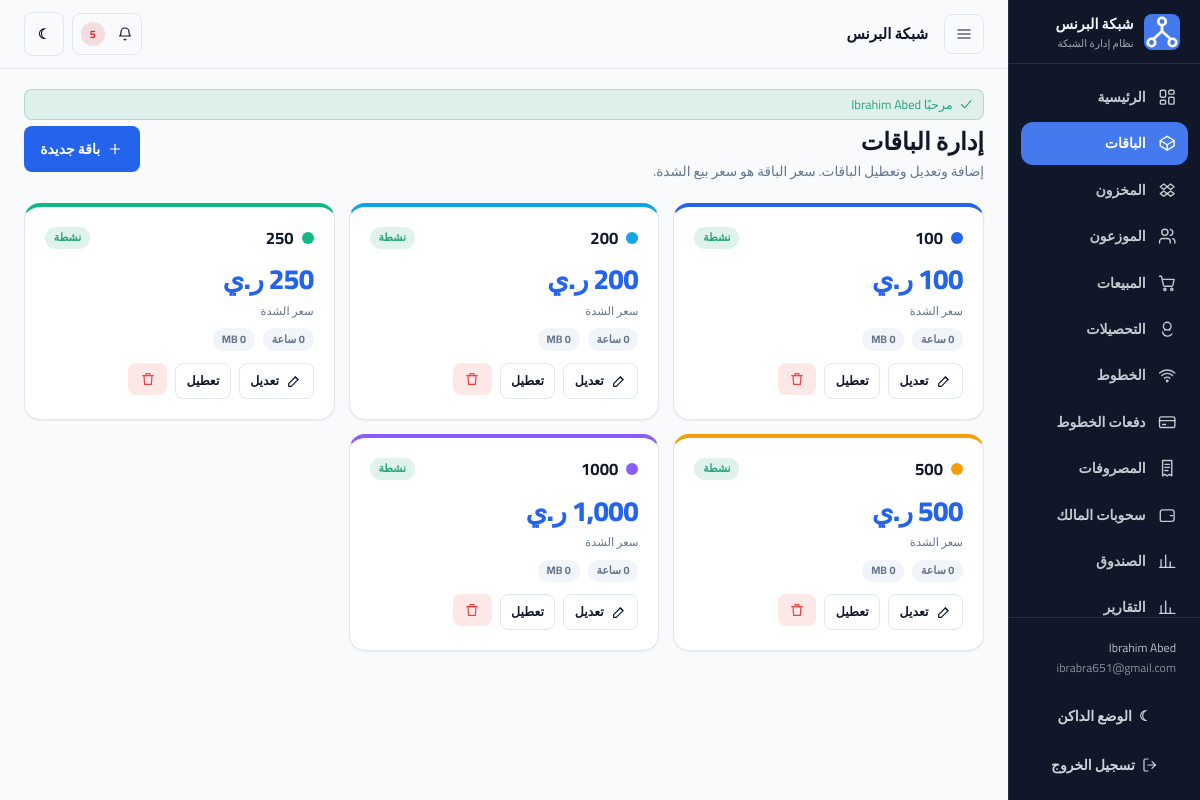
The app's page /packages (signed in) with its own data.
### tables this page shows
CREATE TABLE `settings` (
  `id` int unsigned NOT NULL AUTO_INCREMENT,
  `network_name` varchar(150) NOT NULL DEFAULT 'شبكة البرنس',
  `currency` varchar(10) NOT NULL DEFAULT 'YER',
  `currency_symbol` varchar(10) NOT NULL DEFAULT 'ر.ي',
  `admin_email` varchar(190) DEFAULT NULL,
  `opening_balance` decimal(14,2) NOT NULL DEFAULT '0.00',
  `low_stock_threshold` int unsigned NOT NULL DEFAULT '10',
  `updated_at` datetime NOT NULL,
  PRIMARY KEY (`id`)
);

CREATE TABLE `users` (
  `id` int unsigned NOT NULL AUTO_INCREMENT,
  `name` varchar(120) NOT NULL,
  `email` varchar(190) NOT NULL,
  `username` varchar(60) DEFAULT NULL,
  `password_hash` varchar(255) NOT NULL,
  `role` enum('admin','user') NOT NULL DEFAULT 'admin',
  `status` enum('active','disabled') NOT NULL DEFAULT 'active',
  `last_login_at` datetime DEFAULT NULL,
  `created_at` datetime NOT NULL,
  `updated_at` datetime NOT NULL,
  PRIMARY KEY (`id`),
  UNIQUE KEY `uq_users_email` (`email`),
  UNIQUE KEY `uq_users_username` (`username`)
);

CREATE TABLE `packages` (
  `id` int unsigned NOT NULL AUTO_INCREMENT,
  `name` varchar(120) NOT NULL,
  `price` decimal(14,2) NOT NULL DEFAULT '0.00',
  `data_mb` int unsigned NOT NULL DEFAULT '0',
  `hours` int unsigned NOT NULL DEFAULT '0',
  `color` varchar(20) NOT NULL DEFAULT '#2563eb',
  `status` enum('active','inactive') NOT NULL DEFAULT 'active',
  `description` varchar(255) DEFAULT NULL,
  `created_at` datetime NOT NULL,
  `updated_at` datetime NOT NULL,
  PRIMARY KEY (`id`),
  UNIQUE KEY `uq_packages_name` (`name`),
  KEY `idx_packages_status` (`status`)
);

### app/Views/packages/index.php (the view, shortened to what the rows shown need)
<div class="page-header">
    <div>
        <h1>إدارة الباقات</h1>
        <p>إضافة وتعديل وتعطيل الباقات. سعر الباقة هو سعر بيع الشدة.</p>
    </div>
    <button type="button" class="btn btn--primary" data-modal-open="package-create"><?= icon('plus') ?> باقة جديدة</button>
</div>
<?php if ($packages === []): ?>
    <div class="card card--pad">
        <div class="empty-state">
            <div class="empty-state__icon"><?= icon('package') ?></div>
            <h2>لا توجد باقات</h2>
            <p>أضف أول باقة لتبدأ بتسجيل المخزون والمبيعات.</p>
            <button type="button" class="btn btn--primary" data-modal-open="package-create"><?= icon('plus') ?> إضافة باقة</button>
        </div>
    </div>
<?php else: ?>
    <div class="grid grid--cards">
        <?php foreach ($packages as $package): ?>
            <div class="card card--pad card-accent" style="--accent:<?= e($package['color']) ?>">
                <div class="row row--between">
                    <div class="row">
                        <span class="dot" style="--dot:<?= e($package['color']) ?>"></span>
                        <h3 class="text-lg"><?= e($package['name']) ?></h3>
                    </div>
                    <span class="badge <?= $package['status'] === 'active' ? 'badge--success' : 'badge--danger' ?>">
                        <?= $package['status'] === 'active' ? 'نشطة' : 'معطّلة' ?>
                    </span>
                </div>
                <p class="big-number text-primary mt-2"><?= e(money($package['price'])) ?></p>
                <p class="text-xs text-muted">سعر الشدة</p>
                <div class="row row--wrap mt-2">
                    <span class="badge"><?= e((string) (int) $package['hours']) ?> ساعة</span>
                    <span class="badge">MB <?= e((string) (int) $package['data_mb']) ?></span>
                </div>
                <div class="btn-group mt-3">
                    <button type="button" class="btn btn--outline btn--sm" data-fill="package-edit"
                            data-values='<?= e(json_encode([
                                'id' => (int) $package['id'],
                                'name' => $package['name'],
                                'price' => amount($package['price']),
                                'data_mb' => (int) $package['data_mb'],
                                'hours' => (int) $package['hours'],
                                'color' => $package['color'],
                                'status' => $package['status'],
                                'description' => $package['description'],
                            ], JSON_UNESCAPED_UNICODE)) ?>'>
                        <?= icon('edit') ?> تعديل
                    </button>
                    <form method="post" action="<?= e(url('/packages/' . $package['id'] . '/toggle')) ?>">
                        <button type="submit" class="btn btn--outline btn--sm">
                            <?= $package['status'] === 'active' ? 'تعطيل' : 'تفعيل' ?>
                        </button>
                    </form>
                    <form method="post" action="<?= e(url('/packages/' . $package['id'] . '/delete')) ?>">
                        <button type="submit" class="btn btn--soft-danger btn--sm"
                                data-confirm="حذف الباقة «<?= e($package['name']) ?>»؟ لا يمكن التراجع.">
                            <?= icon('trash') ?>
                        </button>
                    </form>
                </div>
            </div>
        <?php endforeach; ?>
    </div>
<?php endif; ?>

### app/Services/Core/helpers.php (shortened to what the rows shown need)
<?php
if (!function_exists('e')) {
    function e(mixed $value): string
    {
        return htmlspecialchars((string) ($value ?? ''), ENT_QUOTES | ENT_SUBSTITUTE, 'UTF-8');
    }
}
if (!function_exists('base_path_url')) {
    function base_path_url(): string
    {
        $dir = rtrim(str_replace('\\', '/', dirname($_SERVER['SCRIPT_NAME'] ?? '/')), '/');
        return $dir === '/' ? '' : $dir;
    }
}
if (!function_exists('url')) {
    function url(string $path = '/'): string
    {
        return base_path_url() . '/' . ltrim($path, '/');
    }
}
if (!function_exists('money')) {
    function money(mixed $amount, ?string $symbol = null): string
    {
        $value = (float) ($amount ?? 0);
        $symbol ??= Setting::symbol();
        return number_format($value, 0, '.', ',') . ' ' . $symbol;
    }
}
if (!function_exists('amount')) {
    function amount(mixed $value): string
    {
        $number = (float) ($value ?? 0);
        $decimals = $number == (float) (int) $number ? 0 : 2;
        return number_format($number, $decimals, '.', '');
    }
}
if (!function_exists('settings')) {
    function settings(): array
    {
        return Setting::all();
    }
}
if (!function_exists('is_active_path')) {
    function is_active_path(string $path): bool
    {
        $current = parse_url($_SERVER['REQUEST_URI'] ?? '/', PHP_URL_PATH) ?: '/';
        $current = '/' . trim(substr($current, strlen(base_path_url())), '/');
        $path = '/' . trim($path, '/');
        return $path === '/' ? $current === '/' : str_starts_with($current, $path);
    }
}
if (!function_exists('icon')) {
    function icon(string $name, string $class = ''): string
    {
        $path = $paths[$name] ?? $paths['activity'];
        return '<svg class="' . e($class) . '" viewBox="0 0 24 24" fill="none" stroke="currentColor" '
            . 'stroke-width="1.8" stroke-linecap="round" stroke-linejoin="round" aria-hidden="true" focusable="false">'
            . $path . '</svg>';
    }
}

### app/Services/Core/Router.php (shortened to what the rows shown need)
<?php
final class Router
{
    private array $routes = [];
    private function add(string $method, string $pattern, array $handler, array $middleware): void
    {
        $this->routes[] = [
            'method' => $method,
            'pattern' => $pattern,
            'regex' => $this->toRegex($pattern),
            'handler' => $handler,
            'middleware' => $middleware,
        ];
    }
    private function toRegex(string $pattern): string
    {
        $escaped = preg_replace('#\{([a-zA-Z_][a-zA-Z0-9_]*)\}#', '(?P<$1>[^/]+)', $pattern);
        return '#^' . $escaped . '$#';
    }
    public function dispatch(string $method, string $uri): void
    {
        $path = parse_url($uri, PHP_URL_PATH) ?: '/';
        $path = rawurldecode($path);
        $path = '/' . trim($path, '/');
        foreach ($this->routes as $route) {
            if (!preg_match($route['regex'], $path, $matches)) {
                continue;
            }
            $params = [];
            $this->run($route['handler'], $route['middleware'], $params);
            return;
        }
    }
    private function run(array $handler, array $middleware, array $params): void
    {
        foreach ($middleware as $name) {
            if ($name === 'auth') {
                Auth::requireLogin();
            }
        }
        [$class, $action] = $handler;
        $controller = new $class();
        $controller->{$action}($params);
    }
}

### app/Views/partials/sidebar.php (shortened to what the rows shown need)
<?php
$nav = [
    ['/', 'الرئيسية', 'dashboard'],
    ['/packages', 'الباقات', 'package'],
    ['/inventory', 'المخزون', 'boxes'],
    ['/distributors', 'الموزعون', 'users'],
    ['/sales', 'المبيعات', 'cart'],
    ['/collections', 'التحصيلات', 'coins'],
    ['/lines', 'الخطوط', 'wifi'],
    ['/line-payments', 'دفعات الخطوط', 'credit-card'],
    ['/expenses', 'المصروفات', 'receipt'],
    ['/owner-withdrawals', 'سحوبات المالك', 'wallet'],
    ['/cash', 'الصندوق', 'chart'],
    ['/reports', 'التقارير', 'chart'],
    ['/search', 'البحث', 'search'],
    ['/audit', 'سجل التدقيق', 'history'],
    ['/settings', 'الإعدادات', 'settings'],
    ['/backup', 'النسخ الاحتياطي', 'database'],
];
?>
<aside class="sidebar" data-sidebar>
    <div class="sidebar__brand">
        <div class="sidebar__logo"><?= icon('network') ?></div>
        <div>
            <div class="sidebar__title"><?= e($settings['network_name'] ?? 'شبكة البرنس') ?></div>
            <div class="sidebar__subtitle">نظام إدارة الشبكة</div>
        </div>
    </div>
    <nav class="sidebar__nav">
        <?php foreach ($nav as [$path, $label, $iconName]): ?>
            <a class="nav-item<?= is_active_path($path) ? ' is-active' : '' ?>" href="<?= e(url($path)) ?>">
                <?= icon($iconName) ?>
                <span><?= e($label) ?></span>
            </a>
        <?php endforeach; ?>
    </nav>
    <div class="sidebar__footer">
        <div class="sidebar__user">
            <?= e($currentUser['name'] ?? '') ?><br>
            <span class="opacity-70"><?= e($currentUser['email'] ?? '') ?></span>
        </div>
        <button type="button" class="btn btn--ghost btn--on-dark btn--block" data-theme-toggle>
            <span data-theme-icon>☾</span>
            <span data-theme-label>الوضع الداكن</span>
        </button>
        <form method="post" action="<?= e(url('/logout')) ?>">
            <button type="submit" class="btn btn--ghost btn--on-dark btn--block">
                <?= icon('logout') ?>
                <span>تسجيل الخروج</span>
            </button>
        </form>
    </div>
</aside>

### app/Views/partials/topbar.php (shortened to what the rows shown need)
<header class="topbar">
    <div class="topbar__start">
        <button type="button" class="btn btn--outline btn--icon menu-toggle" data-menu-toggle aria-label="القائمة">
            <?= icon('menu') ?>
        </button>
        <div class="brand-inline">
            <span><?= e($settings['network_name'] ?? 'شبكة البرنس') ?></span>
        </div>
    </div>
    <div class="topbar__end">
        <button type="button" class="btn btn--outline btn--icon" data-theme-toggle aria-label="تبديل المظهر">
            <span data-theme-icon>☾</span>
        </button>
    </div>
</header>

### records on screen
settings: network_name "شبكة البرنس"
users: name "Ibrahim Abed", email "ibrabra651@gmail.com"
packages: name "100", status "نشطة", price "100 ر.ي", hours "0", data_mb "0"
packages: name "200", status "نشطة", price "200 ر.ي", hours "0", data_mb "0"
packages: name "250", status "نشطة", price "250 ر.ي", data_mb "0"
packages: name "500", status "نشطة", price "500 ر.ي", hours "0", data_mb "0"
packages: name "1000", status "نشطة", price "1,000 ر.ي", hours "0", data_mb "0"

### other values on screen
$label "الرئيسية"
$label "الباقات"
$label "المخزون"
$label "الموزعون"
$label "المبيعات"
$label "التحصيلات"
$label "الخطوط"
$label "دفعات الخطوط"
$label "المصروفات"
$label "سحوبات المالك"
$label "الصندوق"
$label "التقارير"
$count "5"
$flash['message'] "مرحبًا Ibrahim Abed"
